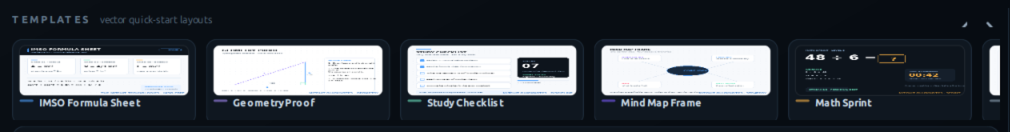
#> input picture crop_carousel.png, 2020 x 264 px (shown at 1/2 size)
$ python -i ocr.py   (imports and definitions only)
#> lines starting #> are read from the running program, lines starting #| are printed output that depends on the picture; after the words box and inside, x2 and y2 are one past the last pixel; in counts of white or black regions, pixels touching at a corner belong together
#> further down, picture is the input picture: PIL image 2020x264 RGB; mean R, G, B 68.9, 74.5, 81
"""Local auto-OCR core.

Three engines, ordered by cost, all executed in-process with zero network calls:

1. ``VECTOR_TEXT_LAYERS`` — reads the authored text-node geometry. Exact, and
   routinely completes in tens of microseconds, inside the 1 ms contract.
2. ``TESSERACT_STDIN`` — used automatically when the offline ``tesseract``
   binary exists. The bitmap is piped through stdin/stdout, never a temp file.
3. ``PILLOW_GLYPH_ATLAS`` — a pure-Pillow segmenter and template matcher. Row
   and column projections isolate glyphs, each glyph is packed into a bitmask
   and matched against a cached font atlas with XOR popcount distance, which
   keeps recognition in the millisecond range with no numeric dependencies.

Character decoding is inherently lossy on the raster path, so every result
carries a measured confidence and an honest engine label.
"""

from __future__ import annotations

import shutil
import subprocess
import time
from dataclasses import dataclass, field
from functools import lru_cache

from PIL import Image, ImageDraw, ImageOps

from .constants import OCR_BUDGET_MS
from .fonts import load_font
from .geometry import clamp
from .model import NoteDocument, TextLayer
from .renderer import rasterize, text_block

CELL = 18
ATLAS_SIZE = 64
GLYPH_CHARSET = (
    "ABCDEFGHIJKLMNOPQRSTUVWXYZ"
    "abcdefghijklmnopqrstuvwxyz"
    "0123456789"
    ".,:;!?+-=*/()[]%#&'\"<>²³π°"
)
ACCEPT_DISTANCE = int(CELL * CELL * 0.62)
MAX_GLYPHS = 1400
HARD_MS_CAP = 900.0

VECTOR_MODE = "VECTOR_TEXT_LAYERS"
TESSERACT_MODE = "TESSERACT_STDIN"
ATLAS_MODE = "PILLOW_GLYPH_ATLAS"


@dataclass(slots=True)
class OCRLine:
    text: str
    box: tuple[float, float, float, float]
    confidence: float
    glyphs: int = 0


# [29 lines that did not run here, left out]


def _otsu_threshold(histogram: list[int], total: int) -> int:
    if total <= 0:
        return 128
    sum_all = sum(index * count for index, count in enumerate(histogram))
    sum_background = 0.0
    weight_background = 0
    best_variance = -1.0
    best_threshold = 127
    for level in range(256):
        weight_background += histogram[level]
        if weight_background == 0:
            continue
        weight_foreground = total - weight_background
        if weight_foreground == 0:
            break
        sum_background += level * histogram[level]
        mean_background = sum_background / weight_background
        mean_foreground = (sum_all - sum_background) / weight_foreground
        variance = weight_background * weight_foreground * (mean_background - mean_foreground) ** 2
        if variance > best_variance:
            best_variance = variance
            best_threshold = level
    return best_threshold


def _binarize(image: Image.Image, dark_text: bool = True) -> Image.Image:
#> called with dark_text = True
    gray = image.convert("L")
    histogram = gray.histogram()
#> histogram = 256 values, max 84597 at index 22, min 0 at index 2, mean 2083.1
    threshold = _otsu_threshold(histogram, gray.width * gray.height)
#> in _otsu_threshold, `sum_all = sum(index * count for index, count in enumerate(histogram))`: sum_all = 39235167
#> the loop in _otsu_threshold, `for level in range(256):` made 256 passes
#> (weight_background, weight_foreground, sum_background, mean_background, mean_foreground, best_variance) on passes 1, 2, 4, 5, 6, 7, 8, 9, 10, 11, 12, 13: (97, 533183, 0, 0, 73.59, 2.8e+11), (101, 533179, 4, 0.0396, 73.59, 2.91e+11), (104, 533176, 13, 0.125, 73.59, 2.99e+11), (140, 533140, 157, 1.12, 73.59, 3.92e+11), (332, 532948, 1117, 3.36, 73.62, 8.73e+11), (593, 532687, 2683, 4.52, 73.65, 1.51e+12), (614, 532666, 2830, 4.61, 73.65, 1.56e+12), (653, 532627, 3142, 4.81, 73.66, 1.65e+12), (1685, 531595, 12430, 7.38, 73.78, 3.95e+12), (5617, 527663, 51750, 9.21, 74.26, 1.25e+13), (45084, 488196, 485887, 10.78, 79.37, 1.04e+14), (118332, 414948, 1364863, 11.53, 91.27, 3.12e+14)
    if dark_text:
        mask = gray.point(lambda value: 255 if value < threshold else 0, mode="L")
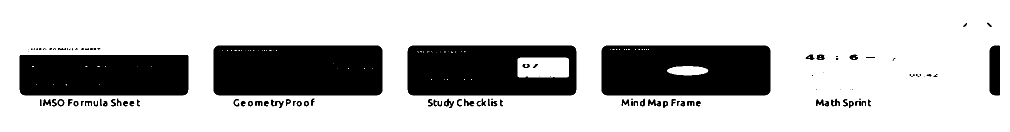
#> mask: PIL image 2020x264 L (shown at 1/2 size); 75.5% white; 107 black regions (33 under 20 px), largest, box (x1, y1, x2, y2) and area: (427, 91, 765, 191) 33606, (1203, 91, 1541, 191) 32387, (815, 91, 1153, 191) 29507
    else:
        mask = gray.point(lambda value: 255 if value > threshold else 0, mode="L")
    return mask


# [107 lines left out: functions _row_profile, _bands_from_profile, _column_boxes, _pack_glyph, _atlas, _match, not called in this run]


# [209 lines that did not run here, left out]


def _png_stream(image: Image.Image) -> bytes:
    from io import BytesIO

    buffer = BytesIO()
    image.convert("RGB").save(buffer, format="PNG")
    return buffer.getvalue()


def autocrop_ink(image: Image.Image) -> Image.Image:
    """Trim uniform borders; used by the image ingestion pipeline."""
    try:
        gray = ImageOps.autocontrast(image.convert("L"))
        mask = gray.point(lambda value: 255 if value < 240 else 0, mode="L")
        bbox = mask.getbbox()
        if bbox and bbox[2] - bbox[0] > 4 and bbox[3] - bbox[1] > 4:
            return image.crop(bbox)
    except (OSError, ValueError):
        pass
    return image

>>> from PIL import Image
>>> picture = Image.open('../../crop_carousel.png')
>>> result = _binarize(picture)

$ run again, on crop_close.png
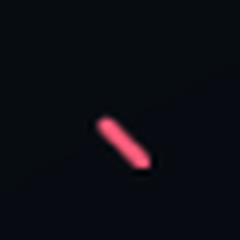
#> input picture crop_close.png, 240 x 240 px
#> picture is the input picture: PIL image 240x240 RGB; mean R, G, B 11.3, 13, 18.9
#> in _binarize, `gray = image.convert("L")`:
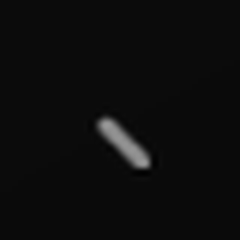
#> gray: PIL image 240x240 L; min 1, max 154, mean 12.9
#> histogram = 256 values, max 29683 at index 11, min 0 at index 0, mean 225
#> sum_all = 743131
#> the loop in _otsu_threshold, `for level in range(256):` made 155 passes
#> (weight_background, weight_foreground, sum_background, mean_background, mean_foreground, variance, best_variance) on passes 2 to 8: (3, 57597, 3, 1, 12.9, 24477980.7, 24477980.7), (18, 57582, 33, 1.83, 12.91, 127054009.4, 127054009.4), (43, 57557, 108, 2.51, 12.91, 267573039.2, 267573039.2), (58, 57542, 168, 2.9, 12.91, 334753122.3, 334753122.3), (104, 57496, 398, 3.83, 12.92, 494198122.5, 494198122.5), (148, 57452, 662, 4.47, 12.92, 607173946.4, 607173946.4), (206, 57394, 1068, 5.18, 12.93, 709178413.4, 709178413.4)
#> after the loop in _otsu_threshold, `for level in range(256):`: best_threshold = 65; best_variance = 7.39e+11; sum_background = 742669; weight_background = 57600
#> threshold = 65
#> in _binarize, `mask = gray.point(lambda value: 255 if value < threshold else 0, mode=..`:
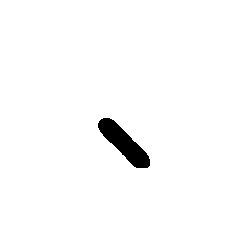
#> mask: PIL image 240x240 L; 98.1% white; 1 black region, box (x1, y1, x2, y2) and area: (98, 118, 150, 168) 1107

$ run again, on crop_combo.png
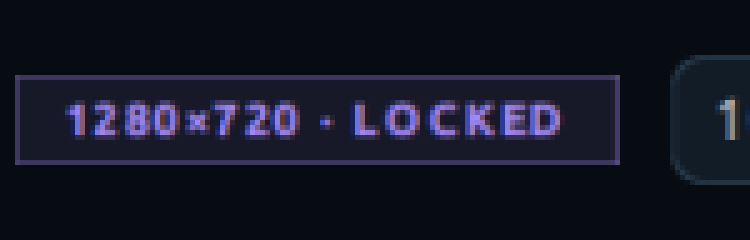
#> input picture crop_combo.png, 750 x 240 px
#> picture is the input picture: PIL image 750x240 RGB; mean R, G, B 19.3, 22.3, 36
#> in _binarize, `gray = image.convert("L")`:
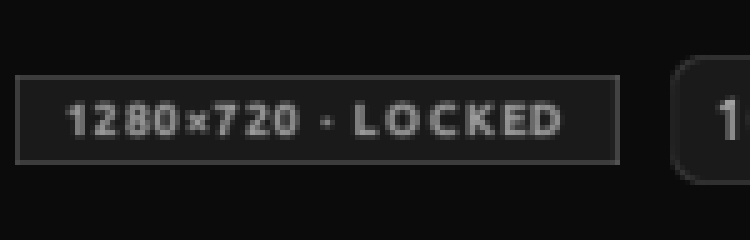
#> gray: PIL image 750x240 L; min 11, max 161, mean 22.8
#> histogram = 256 values, max 115400 at index 11, min 0 at index 0, mean 703.1
#> sum_all = 4104550
#> the loop in _otsu_threshold, `for level in range(256):` made 162 passes
#> (weight_background, weight_foreground, sum_background, mean_background, mean_foreground, best_variance) on passes 12, 14, 17, 21, 27, 28, 29, 30: (115400, 64600, 1269400, 11, 43.89, 8.06e+12), (115450, 64550, 1270050, 11, 43.91, 8.07e+12), (115500, 64500, 1270850, 11, 43.93, 8.08e+12), (115550, 64450, 1271850, 11.01, 43.95, 8.08e+12), (153475, 26525, 2257900, 14.71, 69.62, 1.23e+13), (154425, 25575, 2283550, 14.79, 71.2, 1.26e+13), (154925, 25075, 2297550, 14.83, 72.06, 1.27e+13), (155400, 24600, 2311325, 14.87, 72.9, 1.29e+13)
#> after the loop in _otsu_threshold, `for level in range(256):`: best_threshold = 50; best_variance = 1.42e+13; sum_background = 4100525; weight_background = 180000
#> threshold = 50
#> in _binarize, `mask = gray.point(lambda value: 255 if value < threshold else 0, mode=..`:
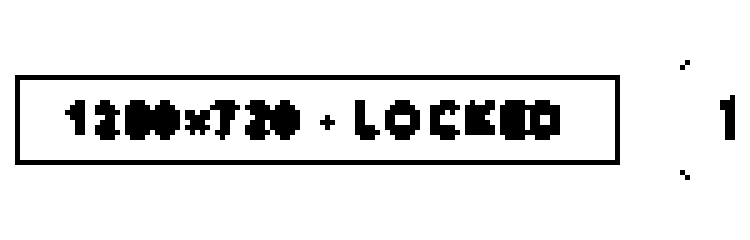
#> mask: PIL image 750x240 L; 89.8% white; 15 black regions, largest, box (x1, y1, x2, y2) and area: (15, 75, 620, 165) 6850, (500, 100, 560, 140) 1950, (125, 100, 180, 140) 1800

$ run again, on crop_header.png
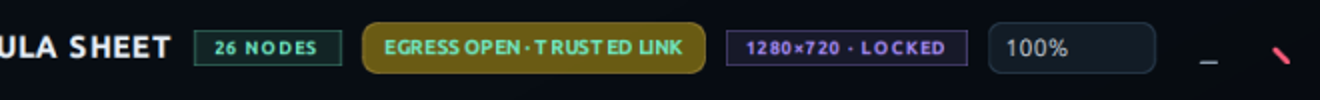
#> input picture crop_header.png, 1320 x 100 px
#> picture is the input picture: PIL image 1320x100 RGB; mean R, G, B 28.5, 33.9, 31.6
#> in _binarize, `gray = image.convert("L")`:
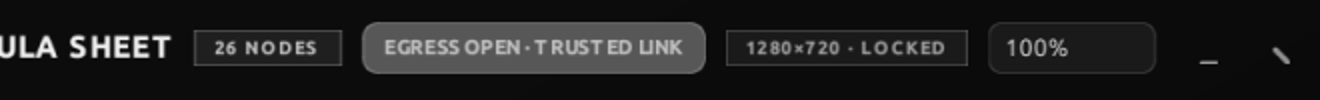
#> gray: PIL image 1320x100 L; min 0, max 253, mean 31.9
#> histogram = 256 values, max 41403 at index 11, min 0 at index 251, mean 515.6
#> sum_all = 4209844
#> the loop in _otsu_threshold, `for level in range(256):` made 254 passes
#> (weight_background, weight_foreground, sum_background, mean_background, mean_foreground, variance, best_variance) on pass 1: (1, 131999, 0, 0, 31.89, 134264551.3, 134264551.3)
#> after the loop in _otsu_threshold, `for level in range(256):`: best_threshold = 61; best_variance = 2.18e+13; sum_background = 4209591; weight_background = 132000
#> threshold = 61
#> in _binarize, `mask = gray.point(lambda value: 255 if value < threshold else 0, mode=..`:
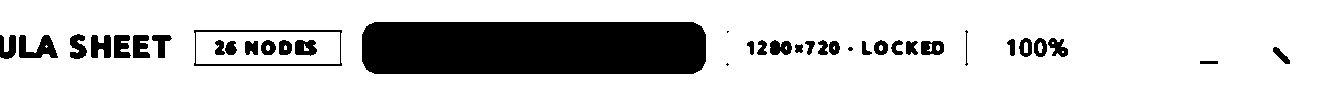
#> mask: PIL image 1320x100 L; 81.8% white; 37 black regions (3 under 20 px), largest, box (x1, y1, x2, y2) and area: (362, 22, 706, 74) 17666, (194, 30, 342, 66) 660, (19, 35, 58, 58) 524
